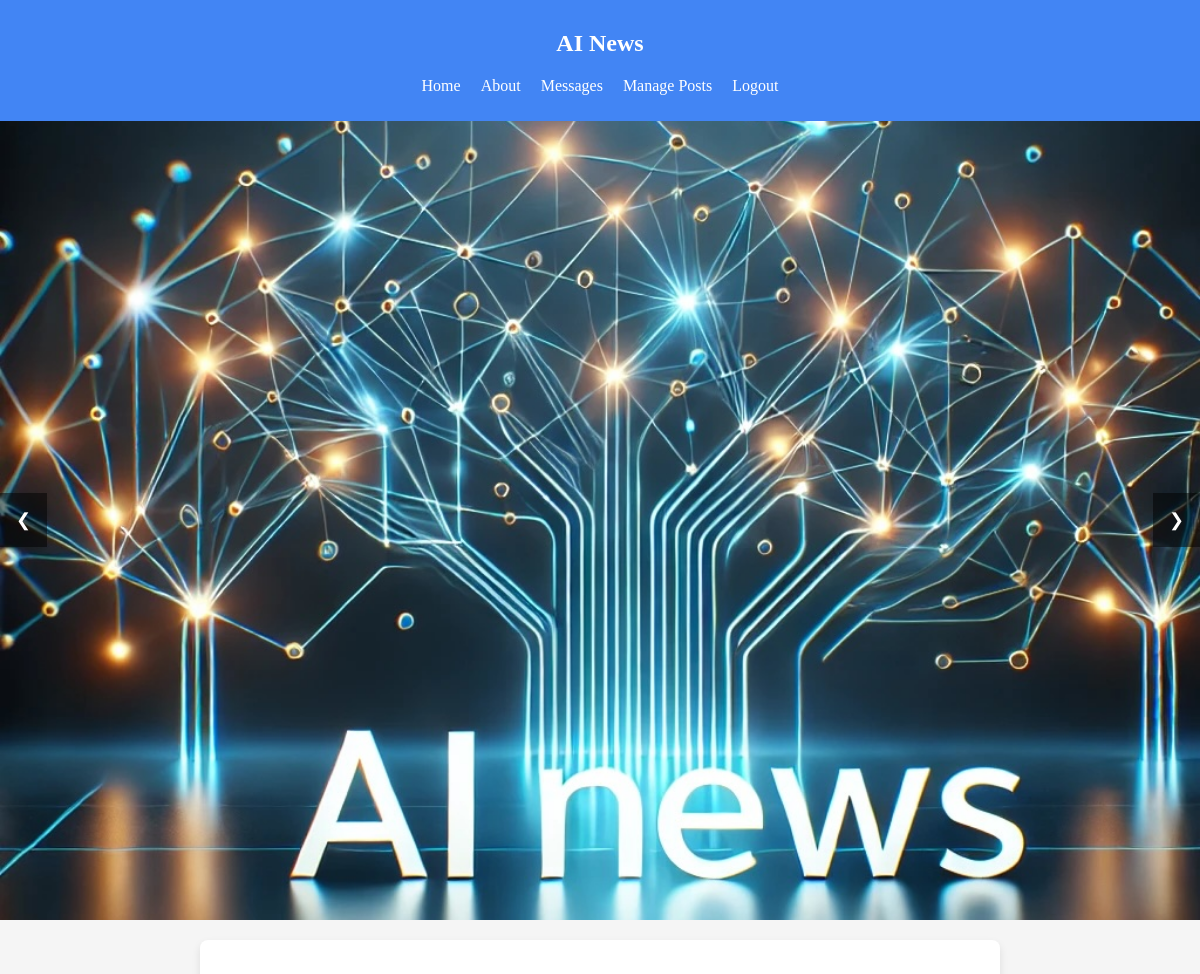
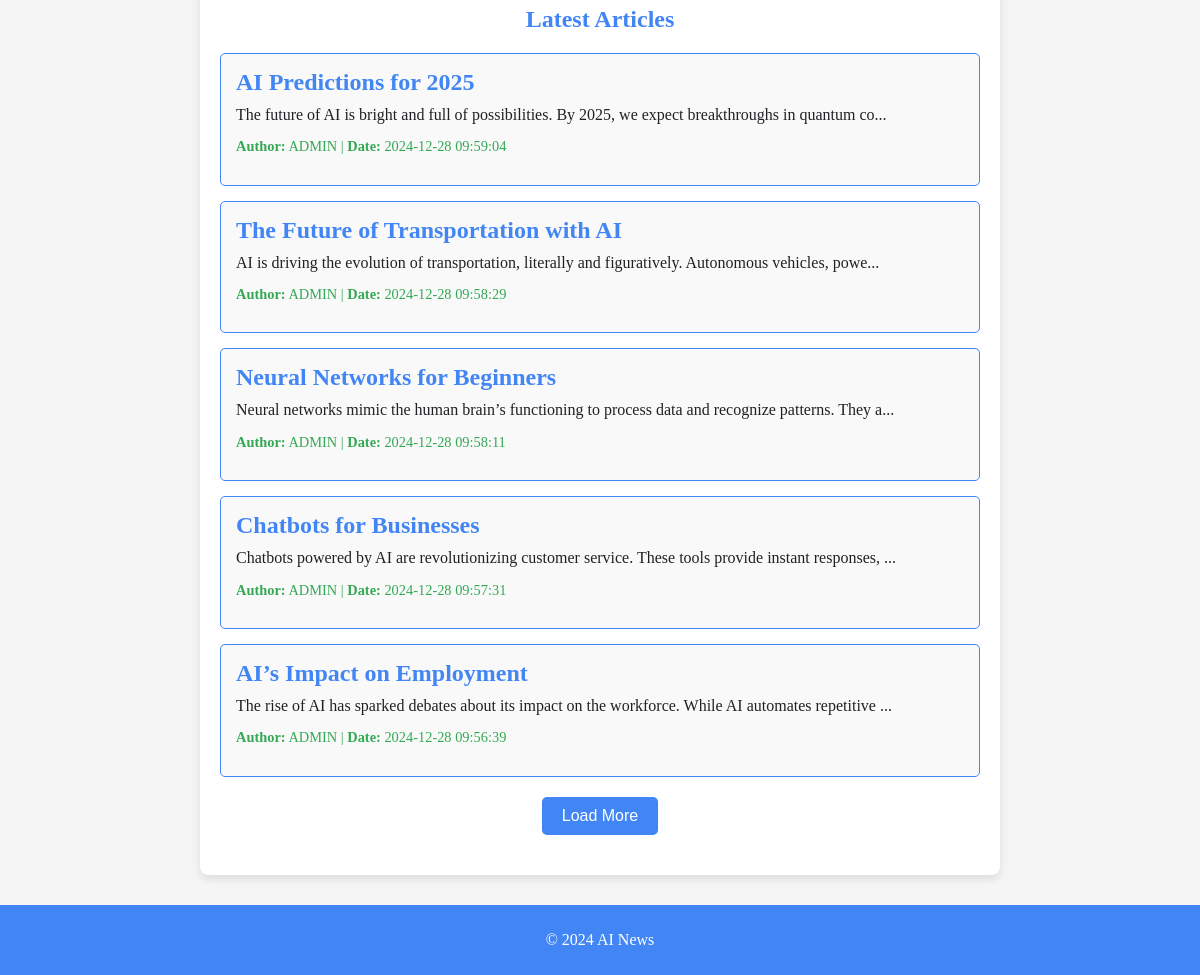
The page / (signed in) on the database its author committed (2 pictures, top to bottom).
### tables this page shows
CREATE TABLE "posts" (
    id INTEGER PRIMARY KEY AUTOINCREMENT,
    title TEXT NOT NULL,
    content TEXT NOT NULL,
    created_at TIMESTAMP DEFAULT CURRENT_TIMESTAMP,
    user_id INTEGER,
    FOREIGN KEY (user_id) REFERENCES users(id)
);

CREATE TABLE "users" (
    id INTEGER PRIMARY KEY AUTOINCREMENT,
    email TEXT NOT NULL UNIQUE,
    password TEXT NOT NULL,
    name TEXT NOT NULL
);

### controllers/HomeController.php (called while the page is built, shortened)
<?php
class HomeController {
    public function index() {
        $postModel = new PostModel();
        $totalPosts = $postModel->getPostCount();
        $postsPerPage = 5;
        $currentPage = isset($_GET['page']) ? (int)$_GET['page'] : 1;
        $offset = ($currentPage - 1) * $postsPerPage;
        $posts = $postModel->getAllPosts($postsPerPage, $offset);
        $totalPages = ceil($totalPosts / $postsPerPage);
        include 'views/home/index.php';
        include 'views/layouts/layout.php';
    }
}

### init.php (called while the page is built, shortened)
<?php
function getDbConnection() {
    return new SQLite3('/var/www/html/database/ai_news_blog.db');
}

### models/PostModel.php (called while the page is built, shortened)
<?php
class PostModel {
    private $db;
    public function __construct() {
        $this->db = getDbConnection();
    }
    public function getAllPosts($limit = null, $offset = null) {
        $posts = [];
        $query = "
            SELECT posts.*, users.name AS author
            FROM posts
            JOIN users ON posts.user_id = users.id
            ORDER BY posts.created_at DESC
        ";
        if ($limit !== null && $offset !== null) {
            $query .= " LIMIT :limit OFFSET :offset";
            $stmt = $this->db->prepare($query);
            $stmt->bindValue(':limit', $limit, SQLITE3_INTEGER);
            $stmt->bindValue(':offset', $offset, SQLITE3_INTEGER);
        } else {
            $stmt = $this->db->prepare($query);
        }
        $results = $stmt->execute();
        if ($results) {
            while ($row = $results->fetchArray(SQLITE3_ASSOC)) {
                $posts[] = $row;
            }
        }
        return $posts;
    }
    public function getPostCount() {
        $result = $this->db->querySingle('SELECT COUNT(*) as count FROM posts');
        return $result;
    }
}

### views/home/news_list.php (the view)
<section class="news-section">
  <h2 class="section-title">Latest Articles</h2>
  <ul class="news-list" id="post-list">
    <?php if (!empty($posts)): ?>
      <?php foreach ($posts as $post): ?>
        <li class="news-item">
          <a href="/posts/<?php echo urlencode($post['id']); ?>" class="news-link">
            <h3 class="news-title"><?php echo htmlspecialchars($post['title']); ?></h3>
            <p class="news-content"><?php echo nl2br(htmlspecialchars(substr($post['content'], 0, 100))); ?>...</p>
            <p class="news-meta">
              <span class="news-author"><strong>Author:</strong> <?php echo htmlspecialchars($post['author']); ?></span> |
              <span class="news-date"><strong>Date:</strong> <?php echo htmlspecialchars($post['created_at']); ?></span>
            </p>
          </a>
        </li>
      <?php endforeach; ?>
    <?php else: ?>
      <li class="news-item no-articles">No articles available.</li>
    <?php endif; ?>
  </ul>
  <?php if ($totalPages > 1): ?>
    <button id="load-more" class="load-more" data-page="1">Load More</button>
  <?php endif; ?>
</section>

### css/styles.css (style rules this page uses)
:root { --primary-color: #4285F4; --secondary-color: #34A853; --accent-color: #FBBC05; --background-color: #F5F5F5; --text-color: #202124; }
body { background-color: var(--background-color); color: var(--text-color); margin: 0; }
@media (min-width: 600px) { body { font-size: 16px; } }
.load-more { padding: 10px 20px; border: none; border-radius: 5px; background-color: var(--primary-color); color: white; font-size: 16px; cursor: pointer; display: block; margin: 20px auto; }
section { width: 100%; max-width: 1200px; margin: 0 auto; padding: 20px; box-sizing: border-box; }
.news-section { max-width: 1200px; margin: 20px auto; padding: 20px; background-color: #fff; border-radius: 8px; box-shadow: 0 4px 8px rgba(0, 0, 0, 0.1); }
.section-title { margin-bottom: 20px; color: var(--primary-color); text-align: center; }
.news-list { list-style: none; padding: 0; margin: 0; display: flex; flex-direction: column; gap: 15px; }
.news-item { padding: 15px; border: 1px solid var(--primary-color); border-radius: 5px; background-color: #f9f9f9; transition: transform 0.3s ease-in-out; }
.news-link { text-decoration: none; color: inherit; display: block; }
.news-title { font-size: 1.5em; color: var(--primary-color); margin: 0; }
.news-content { font-size: 1em; color: var(--text-color); margin: 10px 0; }
.news-meta { font-size: 0.9em; color: var(--secondary-color); }
.load-more { display: block; margin: 20px auto; padding: 10px 20px; background-color: var(--primary-color); color: white; border: none; border-radius: 5px; cursor: pointer; }

### rows shown on the page
posts: title "AI Predictions for 2025", content "The future of AI is bright and full of possibilities. By 2025, we expect breakthroughs in quantum co", user.name "ADMIN", created_at "2024-12-28 09:59:04"
posts: title "The Future of Transportation with AI", content "AI is driving the evolution of transportation, literally and figuratively. Autonomous vehicles, powe", user.name "ADMIN", created_at "2024-12-28 09:58:29"
posts: title "Neural Networks for Beginners", content "Neural networks mimic the human brain’s functioning to process data and recognize patterns. They a", user.name "ADMIN", created_at "2024-12-28 09:58:11"
posts: title "Chatbots for Businesses", content "Chatbots powered by AI are revolutionizing customer service. These tools provide instant responses,", user.name "ADMIN", created_at "2024-12-28 09:57:31"
posts: title "AI’s Impact on Employment", content "The rise of AI has sparked debates about its impact on the workforce. While AI automates repetitive", user.name "ADMIN", created_at "2024-12-28 09:56:39"
